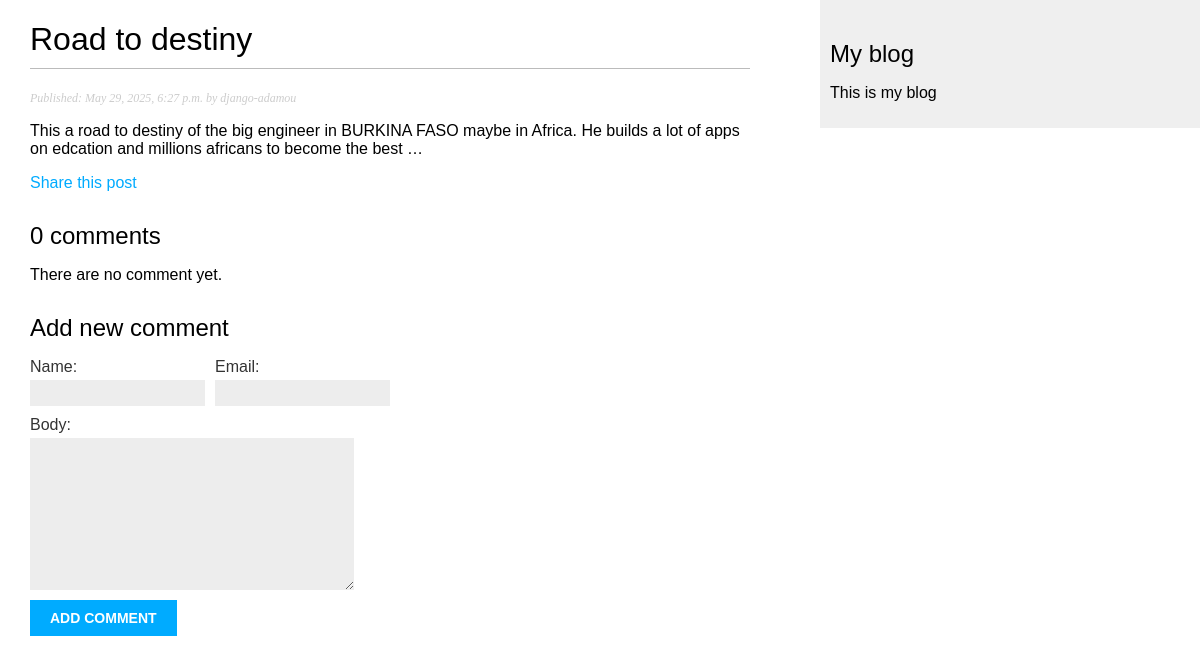
The page /blog/2025/5/29/road-to-destiny/ on the database its author committed.
### blog/models.py (models this page shows, shortened)
class Post(models.Model):
    class Status(models.TextChoices):
        DRAFT = "DF", "Draft"
        PUBLISHED = "PB", "Published"
    tags = TaggableManager()
    class PublishedManager(models.Manager):
        def get_queryset(self):
            return super().get_queryset().filter(status=Post.Status.PUBLISHED)
    title = models.CharField(max_length=250)
    slug = models.SlugField(max_length=250, unique_for_date="publish")
    body = models.TextField()
    publish = models.DateTimeField(default=timezone.now)
    created = models.DateTimeField(auto_now_add=True)
    updated = models.DateTimeField(auto_now=True)
    status = models.CharField(max_length=2, choices=Status, default=Status.PUBLISHED)
    author = models.ForeignKey(
        settings.AUTH_USER_MODEL, on_delete=models.CASCADE, related_name="blog_post"
    )
    objects = models.Manager
    published = PublishedManager()
    class Meta:
        ordering: ["-publish"]
        indexes: [models.Index(fields=["-publish"])]

### blog/views.py (the view)
def post_detail(request, year, month, day, post):
    post = get_object_or_404(
        Post,
        status=Post.Status.PUBLISHED,
        slug=post,
        publish__year=year,
        publish__month=month,
        publish__day=day,
    )
    comments = post.comments.filter(active=True)
    form = CommentForm()
    return render(
        request,
        "blog/post/detail.html",
        {"post": post, "comments": comments, "form": form},
    )

### blog/forms.py
class CommentForm(forms.ModelForm):
    class Meta:
        model = Comment
        fields = ["name", "email", "body"]

### blog/templates/blog/post/detail.html (shortened to what this page needs)
{% extends "blog/base.html" %}
{% block content %}
<h1>{{post.title}}</h1>
<p class="date">
    Published: {{post.publish}} by {{post.author}}
</p>
{{post.body | truncatewords:30| linebreaks}}
<p>
    <a href="{% url 'blog:post_share' post.id %}">
        Share this post
    </a>
</p>
{% with comments.count as total_comments %}
<h2>{{total_comments}} comment{{total_comments|pluralize}}</h2>
{% endwith %}
{% for comment in comments %}
<div class="comment">
    <p class="info">
        Comment {{forloop.counter}} by {{comment.name}} {{comment.created}}
    </p>
    {{comment.body|linebreaks }}
</div>
{% empty %}
<p>There are no comment yet.</p>
{% endfor %}
{% include "blog/post/includes/comment_form.html" %}
{% endblock %}

### blog/static/css/blog.css (style rules this page uses)
body { margin: 0; padding: 0; font-family: helvetica, sans-serif; }
a { color: #00abff; text-decoration: none; }
h1 { font-weight: normal; border-bottom: 1px solid #bbb; padding: 0 0 10px 0; }
h2 { font-weight: normal; margin: 30px 0 0; }
p.date { color: #ccc; font-family: georgia, serif; font-size: 12px; font-style: italic; }
label { float: left; clear: both; color: #333; margin-bottom: 4px; }
input, textarea { clear: both; float: left; margin: 0 0 10px; background: #ededed; border: 0; padding: 6px 10px; font-size: 12px; }

### rows shown on the page
Post: title "Road to destiny", publish "May 29, 2025, 6:27 p.m.", author "django-adamou", body "This a road to destiny of the big engineer in BURKINA FASO maybe in Africa. He builds a lot of apps on edcation and millions africans to become the best …"

### other values the page prints
{{ total_comments }} "0"
